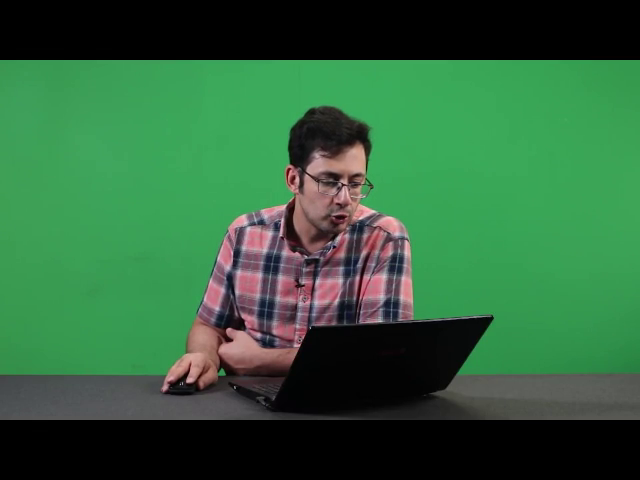
#> input picture frame 26 of 04-Image Enhancement & Filtering on Images/videos/akhavan-green-bg.mp4, 640 x 480 px, given in place of Red Balloon.mp4, which was not available
$ jupyter execute color-tracker.ipynb   (text cells are left out)
#> lines starting #> are read from the running program, lines starting #| are printed output that depends on the picture; after the words box and inside, x2 and y2 are one past the last pixel; in counts of white or black regions, pixels touching at a corner belong together; pictures that were not available may be replaced by others from this repository, and a replacement may not be noted
[cell 1]
import cv2
import numpy as np

[cell 2]
cap = cv2.VideoCapture('Red Balloon.mp4')

while True:
    ret, frame = cap.read()
#> frame is the input picture: shape (480, 640, 3); mean B, G, R 60.4, 98.2, 48.8
    if not ret:
        break
    hsv = cv2.cvtColor(frame, cv2.COLOR_BGR2HSV)
#> hsv: shape (480, 640, 3); mean H, S, V 54.5, 97.9, 102.2

    # lower mask
    lower_red = np.array([0,50,50])
    upper_red = np.array([10,255,255])
    mask0 = cv2.inRange(hsv, lower_red, upper_red)
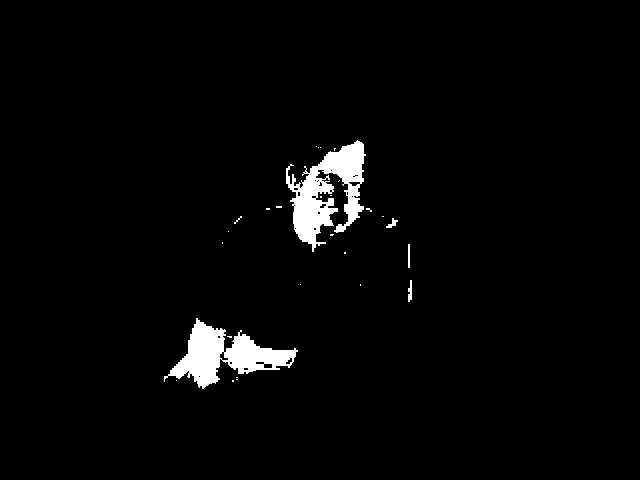
#> mask0: shape (480, 640); 2.6% white; 28 white regions (23 under 20 px), largest, box (x1, y1, x2, y2) and area: (286, 140, 366, 252) 4100, (164, 318, 298, 389) 3768, (408, 280, 412, 302) 64, (386, 218, 398, 228) 52, (408, 244, 410, 268) 48

    # upper mask
    lower_red = np.array([160,50,50])
    upper_red = np.array([179,255,255])
    mask1 = cv2.inRange(hsv, lower_red, upper_red)
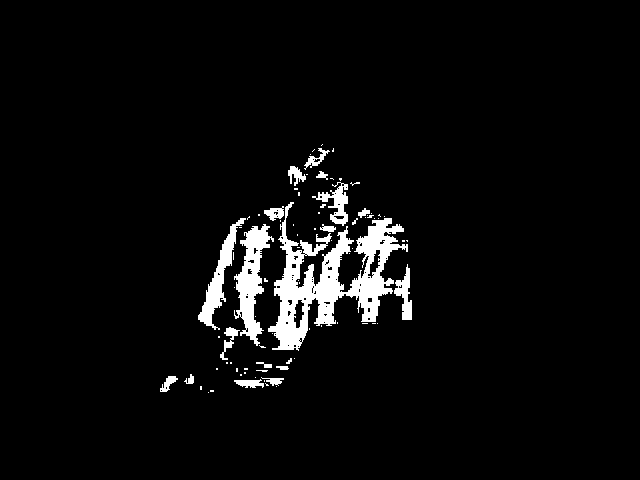
#> mask1: shape (480, 640); 4.4% white; 84 white regions (65 under 20 px), largest, box (x1, y1, x2, y2) and area: (268, 202, 408, 351) 7322, (234, 224, 274, 346) 2076, (198, 218, 246, 330) 1295

    # join masks
    mask = mask0+mask1
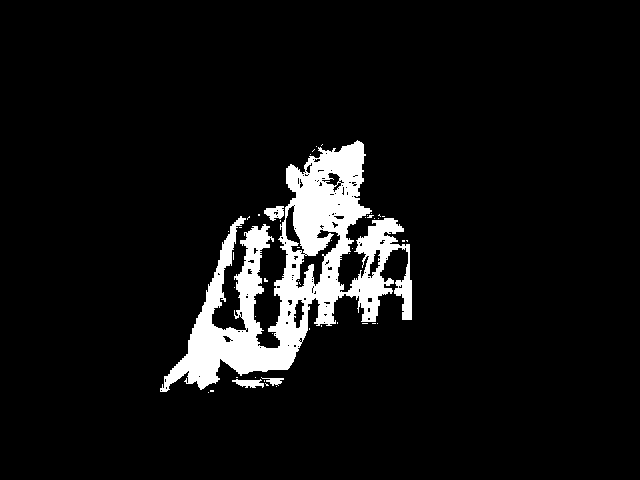
#> mask: shape (480, 640); 7.1% white; 47 white regions (43 under 20 px), largest, box (x1, y1, x2, y2) and area: (160, 140, 412, 392) 21094, (264, 206, 284, 221) 194, (232, 379, 264, 388) 181, (261, 377, 284, 386) 98

    mask = cv2.inRange(hsv, lower_red, upper_red)
    res = cv2.bitwise_and(frame,frame, mask= mask)
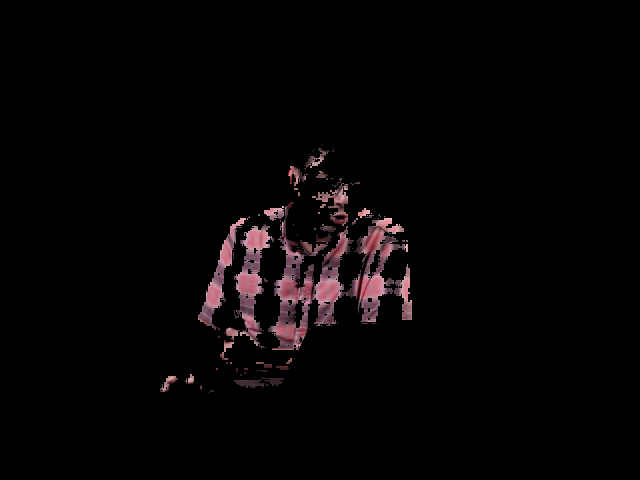
#> res: shape (480, 640, 3); mean B, G, R 4.7, 4.1, 6.3

    cv2.imshow('frame',frame)
    cv2.imshow('mask',mask)
    cv2.imshow('res',res)

    k = cv2.waitKey(5) & 0xFF
#> (key Esc is pressed here)
    if k == 27:
        break

cv2.destroyAllWindows()
cap.release()

$ run again, starting later in the video
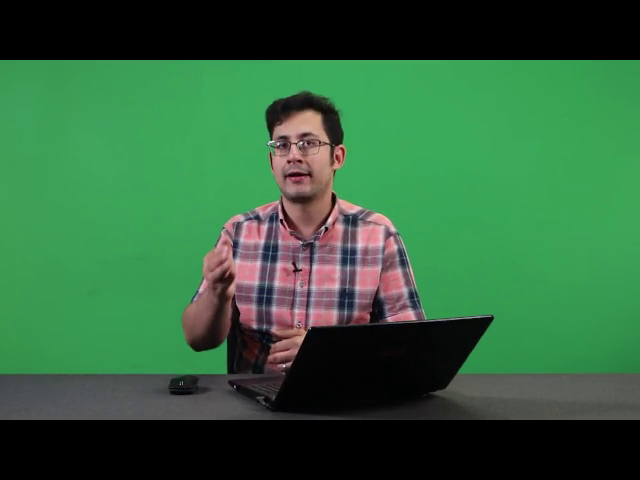
#> input picture frame 117 of 04-Image Enhancement & Filtering on Images/videos/akhavan-green-bg.mp4, 640 x 480 px, given in place of Red Balloon.mp4, which was not available
#> frame is the input picture: shape (480, 640, 3); mean B, G, R 60.8, 98.6, 49.6
#> hsv: shape (480, 640, 3); mean H, S, V 55.2, 98.4, 102.8
#> `mask0 = cv2.inRange(hsv, lower_red, upper_red)`:
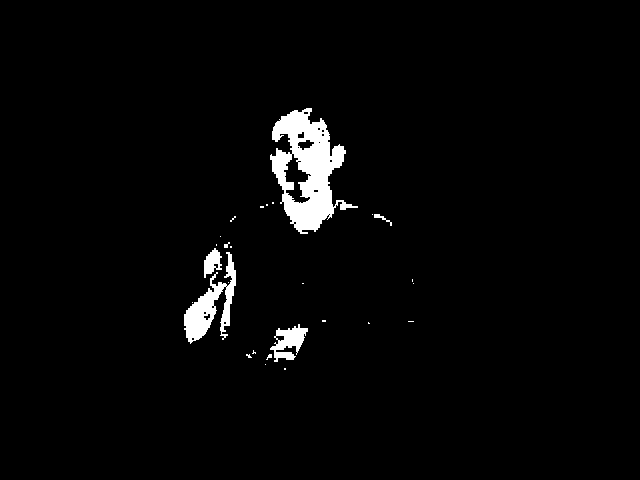
#> mask0: shape (480, 640); 2.7% white; 27 white regions (21 under 20 px), largest, box (x1, y1, x2, y2) and area: (270, 108, 358, 234) 5191, (184, 252, 236, 344) 1794, (270, 324, 308, 362) 716, (204, 248, 222, 278) 316, (374, 214, 392, 226) 56, (224, 242, 230, 248) 20
#> mask1: shape (480, 640); 4.5% white; 46 white regions (31 under 20 px), largest, box (x1, y1, x2, y2) and area: (258, 202, 358, 346) 5662, (349, 218, 422, 324) 3732, (232, 220, 268, 330) 2032
#> mask: shape (480, 640); 7.2% white; 35 white regions (29 under 20 px), largest, box (x1, y1, x2, y2) and area: (258, 108, 358, 385) 12822, (184, 216, 268, 344) 5119, (349, 214, 422, 324) 3797, (350, 230, 357, 244) 70, (246, 346, 258, 358) 61, (241, 383, 254, 386) 25
#> `res = cv2.bitwise_and(frame,frame, mask= mask)`:
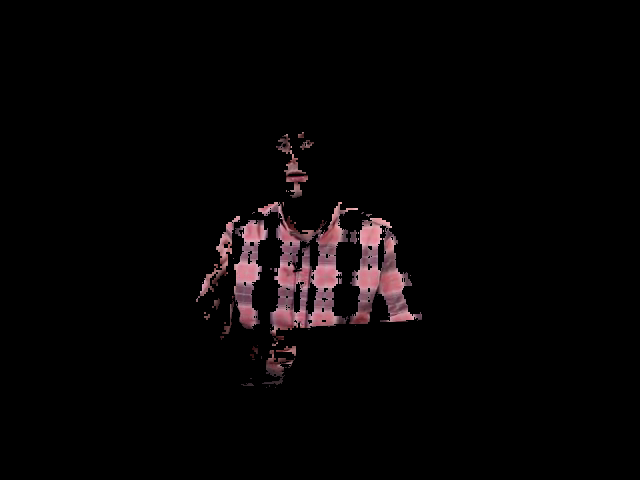
#> res: shape (480, 640, 3); mean B, G, R 5.1, 4.6, 6.9

$ run again, starting later in the video
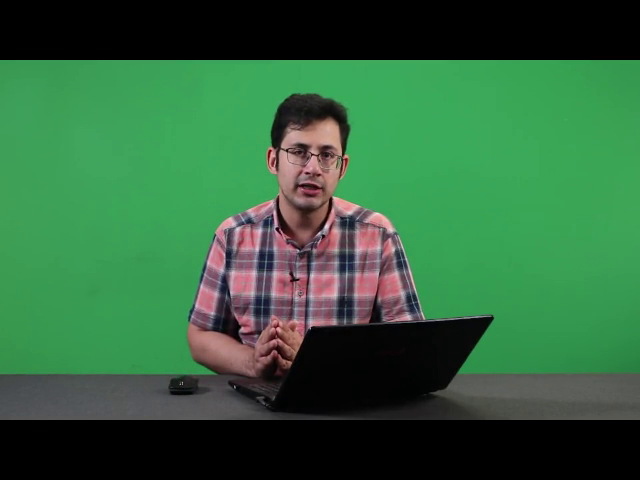
#> input picture frame 208 of 04-Image Enhancement & Filtering on Images/videos/akhavan-green-bg.mp4, 640 x 480 px, given in place of Red Balloon.mp4, which was not available
#> frame is the input picture: shape (480, 640, 3); mean B, G, R 61.1, 98.6, 49.9
#> hsv: shape (480, 640, 3); mean H, S, V 55.6, 97.9, 102.9
#> `mask0 = cv2.inRange(hsv, lower_red, upper_red)`:
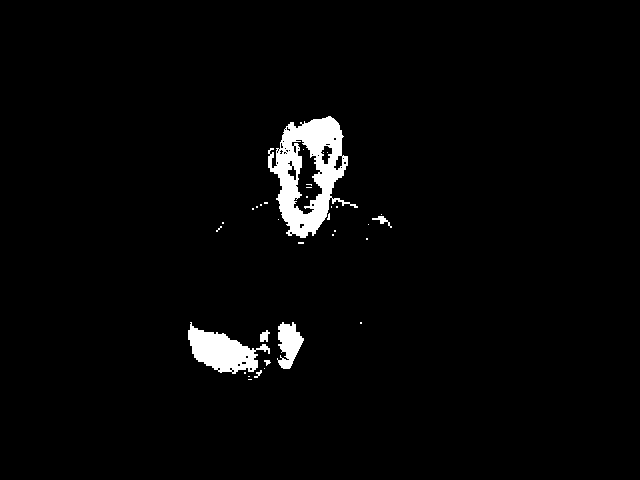
#> mask0: shape (480, 640); 2.7% white; 34 white regions (27 under 20 px), largest, box (x1, y1, x2, y2) and area: (268, 116, 358, 238) 5018, (188, 322, 270, 374) 2110, (277, 322, 304, 369) 778
#> mask1: shape (480, 640); 4.9% white; 63 white regions (47 under 20 px), largest, box (x1, y1, x2, y2) and area: (228, 200, 354, 378) 8009, (347, 212, 412, 324) 3712, (192, 220, 232, 334) 1465
#> mask: shape (480, 640); 7.5% white; 35 white regions (29 under 20 px), largest, box (x1, y1, x2, y2) and area: (188, 116, 358, 378) 18824, (347, 212, 412, 324) 3797, (250, 202, 274, 220) 233, (230, 378, 266, 387) 150, (355, 208, 362, 214) 29, (276, 369, 282, 375) 20
#> `res = cv2.bitwise_and(frame,frame, mask= mask)`:
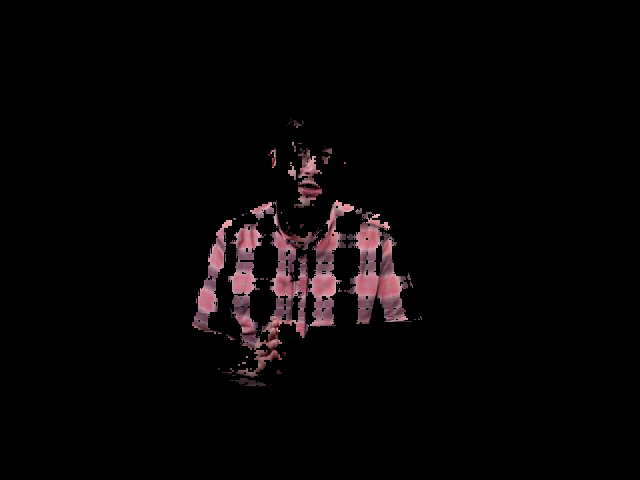
#> res: shape (480, 640, 3); mean B, G, R 5.3, 4.7, 7.2
